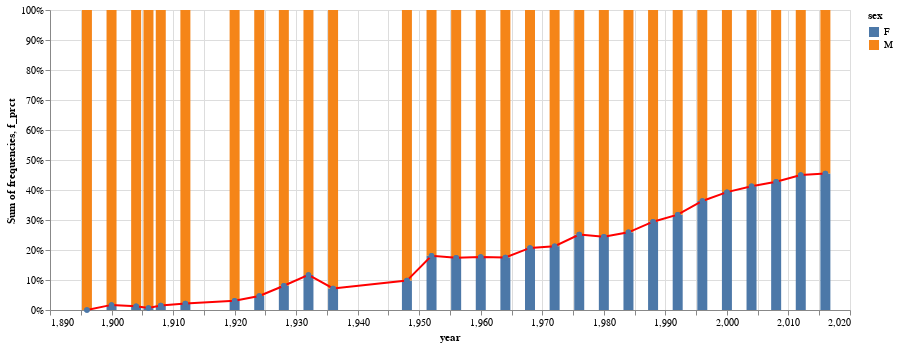

Notebook source saved alongside this figure:
### Code cell
base=alt.Chart(female_dcast_tidy_df).encode(x='year')

bar=alt.Chart(female_dcast_tidy_df).mark_bar(size=10).encode(
    x='year',
    y=alt.Y('sum(frequencies)', stack="normalize"),
    color=alt.Color('sex'),order=alt.Order(
    'sex',
    sort='ascending'),
    tooltip=['year','female_percent:Q'],
)


line= alt.Chart(female_dcast_tidy_df).mark_line(color='red',point=True).encode(
    x='year',
    y='f_prct'
)


bar+line.properties(
    width=800,
    height=300)

### Figure 1 — Vega-Lite specification as saved in the notebook (floating-point values rounded to 4 significant figures)
{"config": {"view": {"continuousWidth": 400, "continuousHeight": 300}}, "layer": [{"mark": {"type": "bar", "size": 10}, "encoding": {"color": {"type": "nominal", "field": "sex"}, "order": {"type": "nominal", "field": "sex", "sort": "ascending"}, "tooltip": [{"type": "quantitative", "field": "year"}, {"type": "quantitative", "field": "female_percent"}], "x": {"type": "quantitative", "field": "year"}, "y": {"type": "quantitative", "aggregate": "sum", "field": "frequencies", "stack": "normalize"}}}, {"mark": {"type": "line", "color": "red", "point": true}, "encoding": {"x": {"type": "quantitative", "field": "year"}, "y": {"type": "quantitative", "field": "f_prct"}}, "height": 300, "width": 800}], "data": {"name": "data-cf9ace0ae9bfdb6b38a0ded76d58288d"}, "$schema": "https://vega.github.io/schema/vega-lite/v4.0.0.json", "datasets": {"data-cf9ace0ae9bfdb6b38a0ded76d58288d": [{"year": 1896, "all": 380, "f_prct": 0.0, "sex": "F", "frequencies": 0, "female_percent": 0.0}, {"year": 1900, "all": 1936, "f_prct": 0.01705, "sex": "F", "frequencies": 33, "female_percent": 1.7}, {"year": 1904, "all": 1301, "f_prct": 0.0123, "sex": "F", "frequencies": 16, "female_percent": 1.2}, {"year": 1906, "all": 1733, "f_prct": 0.006347, "sex": "F", "frequencies": 11, "female_percent": 0.6}, {"year": 1908, "all": 3101, "f_prct": 0.01516, "sex": "F", "frequencies": 47, "female_percent": 1.5}, {"year": 1912, "all": 4040, "f_prct": 0.02153, "sex": "F", "frequencies": 87, "female_percent": 2.2}, {"year": 1920, "all": 4292, "f_prct": 0.03122, "sex": "F", "frequencies": 134, "female_percent": 3.1}, {"year": 1924, "all": 5233, "f_prct": 0.04663, "sex": "F", "frequencies": 244, "female_percent": 4.7}, {"year": 1928, "all": 4992, "f_prct": 0.08093, "sex": "F", "frequencies": 404, "female_percent": 8.1}, {"year": 1932, "all": 2969, "f_prct": 0.1169, "sex": "F", "frequencies": 347, "female_percent": 11.7}, {"year": 1936, "all": 6506, "f_prct": 0.07193, "sex": "F", "frequencies": 468, "female_percent": 7.2}, {"year": 1948, "all": 6405, "f_prct": 0.09805, "sex": "F", "frequencies": 628, "female_percent": 9.8}, {"year": 1952, "all": 8270, "f_prct": 0.181, "sex": "F", "frequencies": 1497, "female_percent": 18.1}, {"year": 1956, "all": 5127, "f_prct": 0.1742, "sex": "F", "frequencies": 893, "female_percent": 17.4}, {"year": 1960, "all": 8119, "f_prct": 0.1767, "sex": "F", "frequencies": 1435, "female_percent": 17.7}, {"year": 1964, "all": 7702, "f_prct": 0.175, "sex": "F", "frequencies": 1348, "female_percent": 17.5}, {"year": 1968, "all": 8588, "f_prct": 0.2069, "sex": "F", "frequencies": 1777, "female_percent": 20.7}, {"year": 1972, "all": 10304, "f_prct": 0.2128, "sex": "F", "frequencies": 2193, "female_percent": 21.3}, {"year": 1976, "all": 8641, "f_prct": 0.2514, "sex": "F", "frequencies": 2172, "female_percent": 25.1}, {"year": 1980, "all": 7191, "f_prct": 0.2442, "sex": "F", "frequencies": 1756, "female_percent": 24.4}, {"year": 1984, "all": 9454, "f_prct": 0.2588, "sex": "F", "frequencies": 2447, "female_percent": 25.9}, {"year": 1988, "all": 12037, "f_prct": 0.2943, "sex": "F", "frequencies": 3543, "female_percent": 29.4}, {"year": 1992, "all": 12977, "f_prct": 0.3178, "sex": "F", "frequencies": 4124, "female_percent": 31.8}, {"year": 1996, "all": 13780, "f_prct": 0.3634, "sex": "F", "frequencies": 5008, "female_percent": 36.3}, {"year": 2000, "all": 13821, "f_prct": 0.393, "sex": "F", "frequencies": 5431, "female_percent": 39.3}, {"year": 2004, "all": 13443, "f_prct": 0.4126, "sex": "F", "frequencies": 5546, "female_percent": 41.3}, {"year": 2008, "all": 13602, "f_prct": 0.4276, "sex": "F", "frequencies": 5816, "female_percent": 42.8}, {"year": 2012, "all": 12920, "f_prct": 0.4501, "sex": "F", "frequencies": 5815, "female_percent": 45.0}, {"year": 2016, "all": 13688, "f_prct": 0.4546, "sex": "F", "frequencies": 6223, "female_percent": 45.5}, {"year": 1896, "all": 380, "f_prct": 0.0, "sex": "M", "frequencies": 380, "female_percent": 0.0}, {"year": 1900, "all": 1936, "f_prct": 0.01705, "sex": "M", "frequencies": 1903, "female_percent": 1.7}, {"year": 1904, "all": 1301, "f_prct": 0.0123, "sex": "M", "frequencies": 1285, "female_percent": 1.2}, {"year": 1906, "all": 1733, "f_prct": 0.006347, "sex": "M", "frequencies": 1722, "female_percent": 0.6}, {"year": 1908, "all": 3101, "f_prct": 0.01516, "sex": "M", "frequencies": 3054, "female_percent": 1.5}, {"year": 1912, "all": 4040, "f_prct": 0.02153, "sex": "M", "frequencies": 3953, "female_percent": 2.2}, {"year": 1920, "all": 4292, "f_prct": 0.03122, "sex": "M", "frequencies": 4158, "female_percent": 3.1}, {"year": 1924, "all": 5233, "f_prct": 0.04663, "sex": "M", "frequencies": 4989, "female_percent": 4.7}, {"year": 1928, "all": 4992, "f_prct": 0.08093, "sex": "M", "frequencies": 4588, "female_percent": 8.1}, {"year": 1932, "all": 2969, "f_prct": 0.1169, "sex": "M", "frequencies": 2622, "female_percent": 11.7}, {"year": 1936, "all": 6506, "f_prct": 0.07193, "sex": "M", "frequencies": 6038, "female_percent": 7.2}, {"year": 1948, "all": 6405, "f_prct": 0.09805, "sex": "M", "frequencies": 5777, "female_percent": 9.8}, {"year": 1952, "all": 8270, "f_prct": 0.181, "sex": "M", "frequencies": 6773, "female_percent": 18.1}, {"year": 1956, "all": 5127, "f_prct": 0.1742, "sex": "M", "frequencies": 4234, "female_percent": 17.4}, {"year": 1960, "all": 8119, "f_prct": 0.1767, "sex": "M", "frequencies": 6684, "female_percent": 17.7}, {"year": 1964, "all": 7702, "f_prct": 0.175, "sex": "M", "frequencies": 6354, "female_percent": 17.5}, {"year": 1968, "all": 8588, "f_prct": 0.2069, "sex": "M", "frequencies": 6811, "female_percent": 20.7}, {"year": 1972, "all": 10304, "f_prct": 0.2128, "sex": "M", "frequencies": 8111, "female_percent": 21.3}, {"year": 1976, "all": 8641, "f_prct": 0.2514, "sex": "M", "frequencies": 6469, "female_percent": 25.1}, {"year": 1980, "all": 7191, "f_prct": 0.2442, "sex": "M", "frequencies": 5435, "female_percent": 24.4}, {"year": 1984, "all": 9454, "f_prct": 0.2588, "sex": "M", "frequencies": 7007, "female_percent": 25.9}, {"year": 1988, "all": 12037, "f_prct": 0.2943, "sex": "M", "frequencies": 8494, "female_percent": 29.4}, {"year": 1992, "all": 12977, "f_prct": 0.3178, "sex": "M", "frequencies": 8853, "female_percent": 31.8}, {"year": 1996, "all": 13780, "f_prct": 0.3634, "sex": "M", "frequencies": 8772, "female_percent": 36.3}, {"year": 2000, "all": 13821, "f_prct": 0.393, "sex": "M", "frequencies": 8390, "female_percent": 39.3}, {"year": 2004, "all": 13443, "f_prct": 0.4126, "sex": "M", "frequencies": 7897, "female_percent": 41.3}, {"year": 2008, "all": 13602, "f_prct": 0.4276, "sex": "M", "frequencies": 7786, "female_percent": 42.8}, {"year": 2012, "all": 12920, "f_prct": 0.4501, "sex": "M", "frequencies": 7105, "female_percent": 45.0}, {"year": 2016, "all": 13688, "f_prct": 0.4546, "sex": "M", "frequencies": 7465, "female_percent": 45.5}]}}
